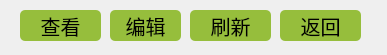
<?xml version="1.0" encoding="UTF-8"?>
<ui version="4.0">
 <class>CDlgOrderManToolBar</class>
 <widget class="QWidget" name="CDlgOrderManToolBar">
  <property name="geometry">
   <rect>
    <x>0</x>
    <y>0</y>
    <width>387</width>
    <height>55</height>
   </rect>
  </property>
  <property name="windowTitle">
   <string>CDlgOrderManToolBar</string>
  </property>
  <property name="styleSheet">
   <string notr="true">QPushButton
{
	border-radius:5px;
	background:rgb(150, 190, 60);
	color:black;
	font-size:20px;
}</string>
  </property>
  <widget class="QPushButton" name="mopBtnCheck">
   <property name="geometry">
    <rect>
     <x>20</x>
     <y>10</y>
     <width>81</width>
     <height>31</height>
    </rect>
   </property>
   <property name="font">
    <font>
     <family>Arial</family>
     <pointsize>-1</pointsize>
    </font>
   </property>
   <property name="text">
    <string>查看</string>
   </property>
  </widget>
  <widget class="QPushButton" name="mopBtnEdit">
   <property name="geometry">
    <rect>
     <x>110</x>
     <y>10</y>
     <width>71</width>
     <height>31</height>
    </rect>
   </property>
   <property name="font">
    <font>
     <family>Arial</family>
     <pointsize>-1</pointsize>
    </font>
   </property>
   <property name="text">
    <string>编辑</string>
   </property>
  </widget>
  <widget class="QPushButton" name="mopBtnFlush">
   <property name="geometry">
    <rect>
     <x>190</x>
     <y>10</y>
     <width>81</width>
     <height>31</height>
    </rect>
   </property>
   <property name="font">
    <font>
     <family>Arial</family>
     <pointsize>-1</pointsize>
    </font>
   </property>
   <property name="text">
    <string>刷新</string>
   </property>
  </widget>
  <widget class="QPushButton" name="mopBtnReturn">
   <property name="geometry">
    <rect>
     <x>280</x>
     <y>10</y>
     <width>81</width>
     <height>31</height>
    </rect>
   </property>
   <property name="font">
    <font>
     <family>Arial</family>
     <pointsize>-1</pointsize>
    </font>
   </property>
   <property name="text">
    <string>返回</string>
   </property>
  </widget>
 </widget>
 <layoutdefault spacing="6" margin="11"/>
 <resources/>
 <connections/>
</ui>
